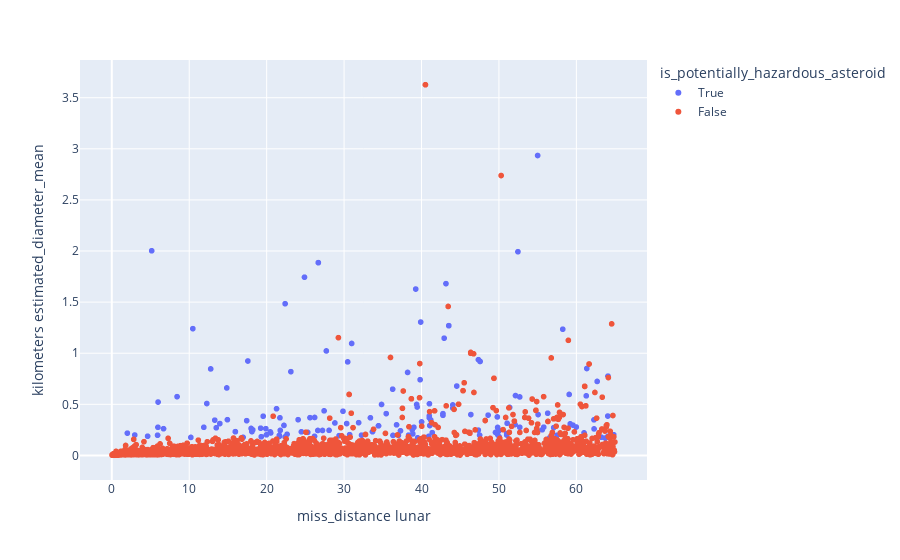

Notebook code cell kept with this figure:
### Markdown cell above
The above graph shows the correlation in size and distance of hazardous and non hazardous asteroid. We can see the correlation is so small.

### Code cell
px.scatter(df_data[df_data['miss_distance lunar'] < 65], x="miss_distance lunar",y="kilometers estimated_diameter_mean", color="is_potentially_hazardous_asteroid")

### Figure 1 — Plotly figure (JSON) as saved in the notebook; plotly's stock layout.template omitted (floating-point values rounded to 4 significant figures; data arrays with more than 128 entries replaced by an {"elided": "..."} marker saying what was removed)
{"data": [{"hovertemplate": "is_potentially_hazardous_asteroid=True<br>miss_distance lunar=%{x}<br>kilometers estimated_diameter_mean=%{y}<extra></extra>", "legendgroup": "True", "marker": {"color": "#636efa", "symbol": "circle"}, "mode": "markers", "name": "True", "showlegend": true, "type": "scattergl", "x": {"elided": "161 float values"}, "xaxis": "x", "y": {"elided": "161 float values"}, "yaxis": "y"}, {"hovertemplate": "is_potentially_hazardous_asteroid=False<br>miss_distance lunar=%{x}<br>kilometers estimated_diameter_mean=%{y}<extra></extra>", "legendgroup": "False", "marker": {"color": "#EF553B", "symbol": "circle"}, "mode": "markers", "name": "False", "showlegend": true, "type": "scattergl", "x": {"elided": "3584 float values"}, "xaxis": "x", "y": {"elided": "3584 float values"}, "yaxis": "y"}], "layout": {"legend": {"title": {"text": "is_potentially_hazardous_asteroid"}, "tracegroupgap": 0}, "margin": {"t": 60}, "xaxis": {"anchor": "y", "domain": [0, 1], "title": {"text": "miss_distance lunar"}}, "yaxis": {"anchor": "x", "domain": [0, 1], "title": {"text": "kilometers estimated_diameter_mean"}}}}
